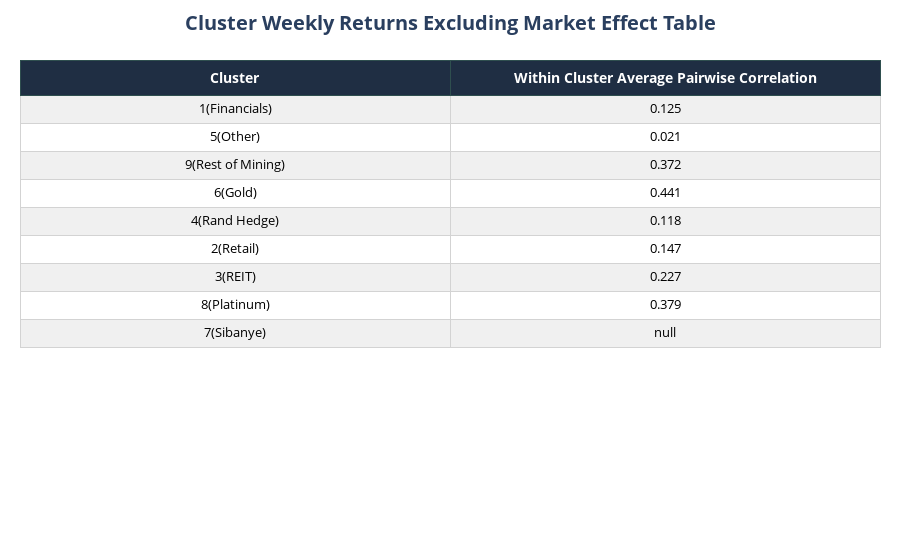
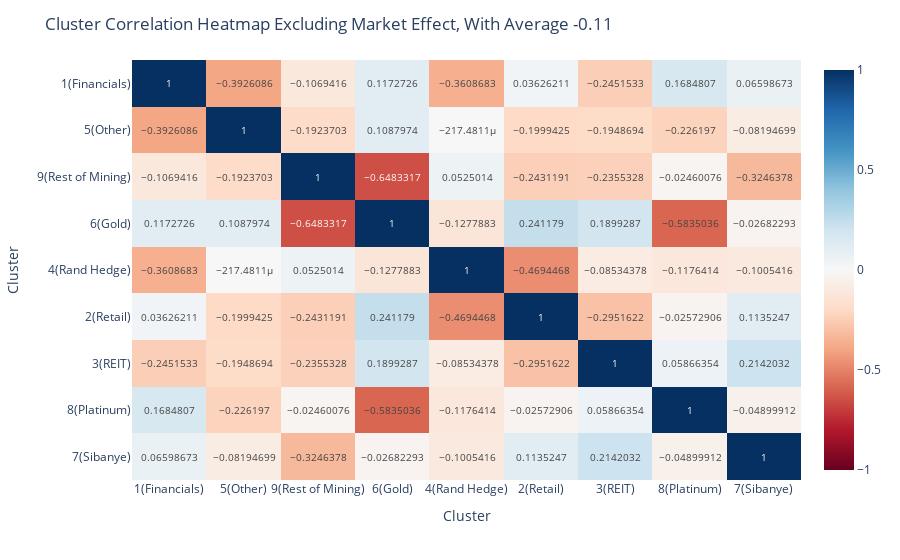

Source (notebook cell) for these figures, in order:
### Code cell
evaluation2(cluster_returns, cluster=True)

### Figure 1 — Plotly figure (JSON) as saved in the notebook; plotly's stock layout.template omitted (floating-point values rounded to 4 significant figures)
{"data": [{"cells": {"align": "center", "fill": {"color": [["#f0f0f0", "#ffffff", "#f0f0f0", "#ffffff", "#f0f0f0", "#ffffff", "#f0f0f0", "#ffffff", "#f0f0f0"], ["#f0f0f0", "#ffffff", "#f0f0f0", "#ffffff", "#f0f0f0", "#ffffff", "#f0f0f0", "#ffffff", "#f0f0f0"]]}, "font": {"color": "black", "size": 13}, "height": 28, "line": {"color": "lightgrey"}, "values": [["1(Financials)", "5(Other)", "9(Rest of Mining)", "6(Gold)", "4(Rand Hedge)", "2(Retail)", "3(REIT)", "8(Platinum)", "7(Sibanye)"], [0.125, 0.021, 0.372, 0.441, 0.118, 0.147, 0.227, 0.379, null]]}, "header": {"align": "center", "fill": {"color": "#1f2e43"}, "font": {"color": "white", "size": 14}, "height": 35, "line": {"color": "darkslategray"}, "values": ["<b>Cluster</b>", "<b>Within Cluster Average Pairwise Correlation</b>"]}, "type": "table"}], "layout": {"margin": {"b": 20, "l": 20, "r": 20, "t": 60}, "paper_bgcolor": "white", "title": {"font": {"size": 20}, "text": "<b>Cluster Weekly Returns Excluding Market Effect Table</b>", "x": 0.5, "xanchor": "center"}}}

### Figure 2 — Plotly figure (JSON) as saved in the notebook; plotly's stock layout.template omitted (floating-point values rounded to 4 significant figures)
{"data": [{"coloraxis": "coloraxis", "hovertemplate": "Cluster: %{x}<br>Cluster: %{y}<br>color: %{z}<extra></extra>", "name": "0", "texttemplate": "%{z}", "type": "heatmap", "x": ["1(Financials)", "5(Other)", "9(Rest of Mining)", "6(Gold)", "4(Rand Hedge)", "2(Retail)", "3(REIT)", "8(Platinum)", "7(Sibanye)"], "xaxis": "x", "y": ["1(Financials)", "5(Other)", "9(Rest of Mining)", "6(Gold)", "4(Rand Hedge)", "2(Retail)", "3(REIT)", "8(Platinum)", "7(Sibanye)"], "yaxis": "y", "z": [[1, -0.3926, -0.1069, 0.1173, -0.3609, 0.03626, -0.2452, 0.1685, 0.06599], [-0.3926, 1, -0.1924, 0.1088, -0.0002175, -0.1999, -0.1949, -0.2262, -0.08195], [-0.1069, -0.1924, 1, -0.6483, 0.0525, -0.2431, -0.2355, -0.0246, -0.3246], [0.1173, 0.1088, -0.6483, 1, -0.1278, 0.2412, 0.1899, -0.5835, -0.02682], [-0.3609, -0.0002175, 0.0525, -0.1278, 1, -0.4694, -0.08534, -0.1176, -0.1005], [0.03626, -0.1999, -0.2431, 0.2412, -0.4694, 1, -0.2952, -0.02573, 0.1135], [-0.2452, -0.1949, -0.2355, 0.1899, -0.08534, -0.2952, 1, 0.05866, 0.2142], [0.1685, -0.2262, -0.0246, -0.5835, -0.1176, -0.02573, 0.05866, 1, -0.049], [0.06599, -0.08195, -0.3246, -0.02682, -0.1005, 0.1135, 0.2142, -0.049, 1]]}], "layout": {"coloraxis": {"cmax": 1, "cmin": -1, "colorscale": [[0, "rgb(103,0,31)"], [0.1, "rgb(178,24,43)"], [0.2, "rgb(214,96,77)"], [0.3, "rgb(244,165,130)"], [0.4, "rgb(253,219,199)"], [0.5, "rgb(247,247,247)"], [0.6, "rgb(209,229,240)"], [0.7, "rgb(146,197,222)"], [0.8, "rgb(67,147,195)"], [0.9, "rgb(33,102,172)"], [1, "rgb(5,48,97)"]]}, "margin": {"t": 60}, "title": {"text": "Cluster Correlation Heatmap Excluding Market Effect, With Average -0.11"}, "xaxis": {"anchor": "y", "domain": [0, 1], "title": {"text": "Cluster"}}, "yaxis": {"anchor": "x", "autorange": "reversed", "domain": [0, 1], "title": {"text": "Cluster"}}}}
